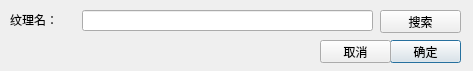
<?xml version="1.0" encoding="UTF-8"?>
<ui version="4.0">
 <class>RenameTextureDialog</class>
 <widget class="QDialog" name="RenameTextureDialog">
  <property name="geometry">
   <rect>
    <x>0</x>
    <y>0</y>
    <width>473</width>
    <height>71</height>
   </rect>
  </property>
  <property name="windowTitle">
   <string>Dialog</string>
  </property>
  <widget class="QSplitter" name="splitter">
   <property name="geometry">
    <rect>
     <x>10</x>
     <y>10</y>
     <width>351</width>
     <height>17</height>
    </rect>
   </property>
   <property name="orientation">
    <enum>Qt::Horizontal</enum>
   </property>
  </widget>
  <widget class="QSplitter" name="splitter_2">
   <property name="geometry">
    <rect>
     <x>10</x>
     <y>10</y>
     <width>238</width>
     <height>23</height>
    </rect>
   </property>
   <property name="orientation">
    <enum>Qt::Horizontal</enum>
   </property>
  </widget>
  <widget class="QSplitter" name="splitter_3">
   <property name="geometry">
    <rect>
     <x>10</x>
     <y>10</y>
     <width>391</width>
     <height>17</height>
    </rect>
   </property>
   <property name="orientation">
    <enum>Qt::Horizontal</enum>
   </property>
  </widget>
  <widget class="QWidget" name="layoutWidget" native="true">
   <property name="geometry">
    <rect>
     <x>10</x>
     <y>60</y>
     <width>351</width>
     <height>33</height>
    </rect>
   </property>
  </widget>
  <widget class="QSplitter" name="splitter_4">
   <property name="geometry">
    <rect>
     <x>10</x>
     <y>30</y>
     <width>367</width>
     <height>23</height>
    </rect>
   </property>
   <property name="orientation">
    <enum>Qt::Horizontal</enum>
   </property>
  </widget>
  <widget class="QPushButton" name="okButton">
   <property name="geometry">
    <rect>
     <x>390</x>
     <y>40</y>
     <width>71</width>
     <height>23</height>
    </rect>
   </property>
   <property name="text">
    <string>确定</string>
   </property>
  </widget>
  <widget class="QPushButton" name="cancelButton">
   <property name="geometry">
    <rect>
     <x>320</x>
     <y>40</y>
     <width>71</width>
     <height>23</height>
    </rect>
   </property>
   <property name="text">
    <string>取消</string>
   </property>
  </widget>
  <widget class="QLineEdit" name="newtexturename">
   <property name="geometry">
    <rect>
     <x>82</x>
     <y>10</y>
     <width>291</width>
     <height>21</height>
    </rect>
   </property>
   <property name="text">
    <string/>
   </property>
  </widget>
  <widget class="QLabel" name="label">
   <property name="geometry">
    <rect>
     <x>10</x>
     <y>10</y>
     <width>67</width>
     <height>21</height>
    </rect>
   </property>
   <property name="text">
    <string>&lt;html&gt;&lt;head/&gt;&lt;body&gt;&lt;p&gt;&lt;span style=&quot; font-family:'MS Shell Dlg';&quot;&gt;纹理名：&lt;/span&gt;&lt;/p&gt;&lt;/body&gt;&lt;/html&gt;</string>
   </property>
  </widget>
  <widget class="QPushButton" name="searchButton">
   <property name="geometry">
    <rect>
     <x>380</x>
     <y>10</y>
     <width>81</width>
     <height>23</height>
    </rect>
   </property>
   <property name="text">
    <string>搜索</string>
   </property>
  </widget>
 </widget>
 <resources/>
 <connections>
  <connection>
   <sender>okButton</sender>
   <signal>clicked()</signal>
   <receiver>RenameTextureDialog</receiver>
   <slot>accept()</slot>
   <hints>
    <hint type="sourcelabel">
     <x>278</x>
     <y>253</y>
    </hint>
    <hint type="destinationlabel">
     <x>96</x>
     <y>254</y>
    </hint>
   </hints>
  </connection>
  <connection>
   <sender>cancelButton</sender>
   <signal>clicked()</signal>
   <receiver>RenameTextureDialog</receiver>
   <slot>reject()</slot>
   <hints>
    <hint type="sourcelabel">
     <x>369</x>
     <y>253</y>
    </hint>
    <hint type="destinationlabel">
     <x>179</x>
     <y>282</y>
    </hint>
   </hints>
  </connection>
 </connections>
</ui>
